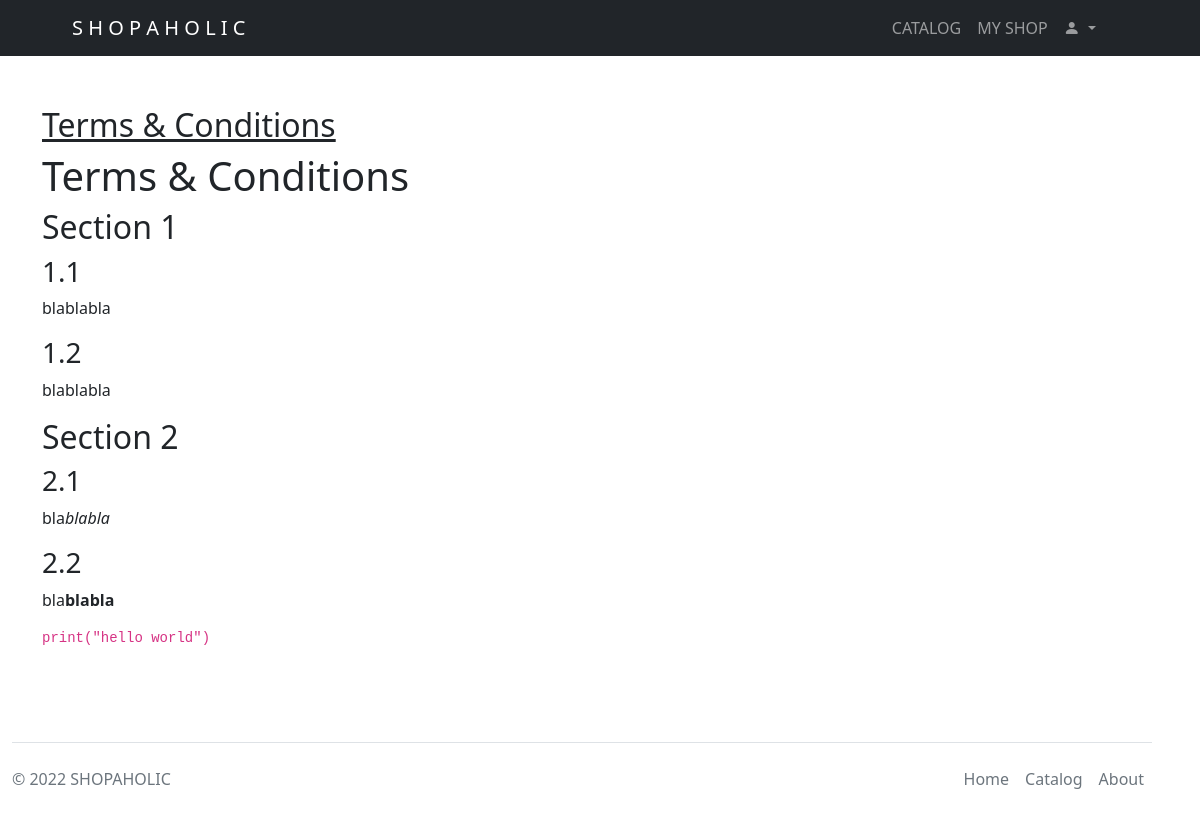
Page /sso/t&c on the committed database.
### sso/models.py (models this page shows, shortened)
class AdminPost(models.Model):
    id = models.AutoField(primary_key=True)
    title = models.CharField(max_length=64)
    creator = models.ForeignKey(User, on_delete=models.CASCADE)
    markdown = NonStrippingTextField()
    time_created = models.DateTimeField(auto_now=True)
    class Meta:
        verbose_name_plural = ("Admin Posts")
    def serialize(self):
        return {
            "id": self.id,
            "creator": self.creator.username,
            "title": self.title,
            "markdown": markdown(self.markdown),
            "time": self.time_created.strftime("%b %d %Y, %I:%M %p"),
        }

### sso/views.py (the view)
# urls.py: path("t&c", views.tc, name="tc"),
def tc(request):
    return render(request, "sso/t&c.html", {
        "post": AdminPost.objects.get(id=1).serialize()
    })

### sso/templates/sso/t&c.html (shortened to what this page needs)
{% extends "layout/root.html" %}
{% block body %}
    <div class="container">
        <div class="h2">
            <u>
                {{ post.title }}
            </u>
        </div>
        {{ post.markdown|safe }}
    </div>
{% endblock body %}

### rows in the picture
AdminPost: title "Terms & Conditions", markdown "Terms & Conditions Section 1 1.1 blablabla 1.2 blablabla Section 2 2.1 bla blabla 2.2 bla blabla print(\"hello world\")"
